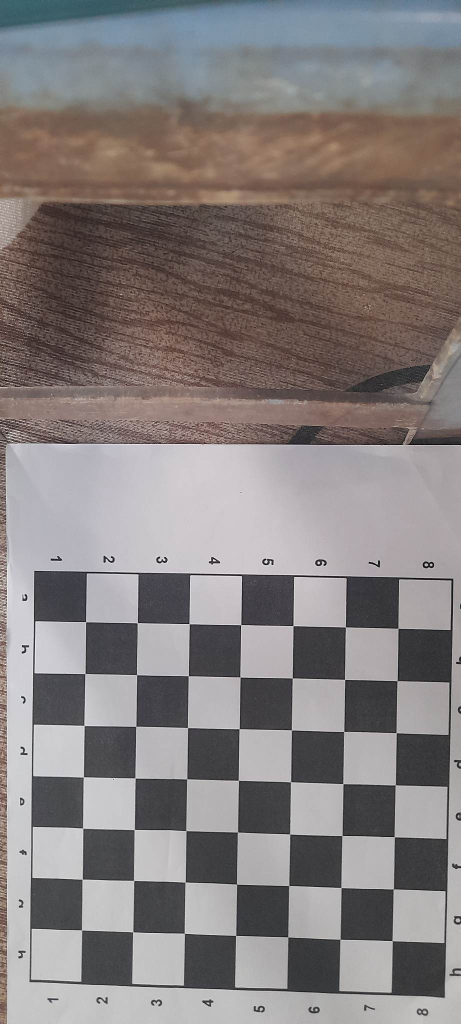
#> input picture calibration_images/317494888_372683161747548_8307408830864120204_n.jpg, 921 x 2048 px (shown at 1/2 size); its folder holds 4 pictures in this run
$ python initial_camera_calibration.py
#> lines starting #> are read from the running program, lines starting #| are printed output that depends on the picture; after the words box and inside, x2 and y2 are one past the last pixel; in counts of white or black regions, pixels touching at a corner belong together
#https://docs.opencv.org/3.3.0/dc/dbb/tutorial_py_calibration.html

import numpy as np
import cv2
import glob
import time

workingdir="calibration_images"
savedir="camera_data/"


criteria = (cv2.TERM_CRITERIA_EPS + cv2.TERM_CRITERIA_MAX_ITER, 30, 0.001)
objp = np.zeros((7*7,3), np.float32)

#add 2.4 to account for 2.4 cm per square in grid
objp[:,:2] = np.mgrid[0:7,0:7].T.reshape(-1,2)*2.4

# Arrays to store object points and image points from all the images.
objpoints = [] # 3d point in real world space
imgpoints = [] # 2d points in image plane.
images = glob.glob('calibration_images/*.jpg')

win_name="Verify"
cv2.namedWindow(win_name, cv2.WND_PROP_FULLSCREEN)
cv2.setWindowProperty(win_name,cv2.WND_PROP_FULLSCREEN,cv2.WINDOW_FULLSCREEN)

print("getting images")
for fname in images:
    img = cv2.imread(fname)
#> img is the input picture: shape (2048, 921, 3); mean B, G, R 125.7, 126.3, 132.7
    img = cv2.resize(img,dsize=(700,410))
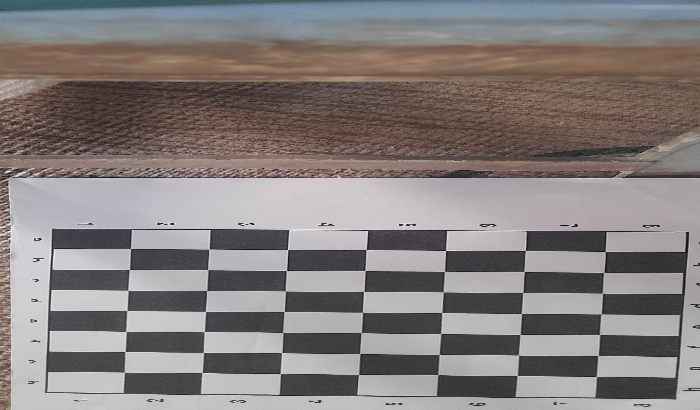
#> img: shape (410, 700, 3); mean B, G, R 125.6, 126.2, 132.6
    print(fname)
    gray = cv2.cvtColor(img, cv2.COLOR_BGR2GRAY)
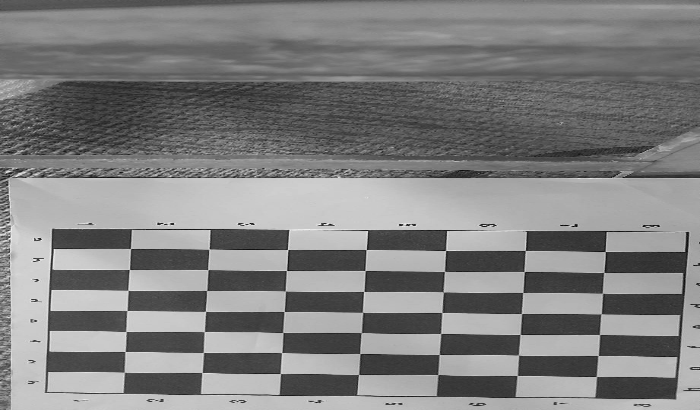
#> gray: shape (410, 700); min 5, max 248, mean 128


    # Find the chess board corners
    ret, corners = cv2.findChessboardCorners(gray, (7,7), None)
#> ret = True; corners = 49 rows, first 8: [130.5, 248.6], [208.9, 249.1], [287.7, 249.5], [366.2, 249.6], [445.6, 250.4], [525.3, 250.5], [605.2, 251.6], [129.5, 269.4]
    # If found, add object points, image points (after refining them)
    if ret == True:
        objpoints.append(objp)
        corners2=cv2.cornerSubPix(gray,corners, (11,11), (-1,-1), criteria)
#> corners2 = 49 rows, first 8: [130.5, 248.5], [209, 249.2], [287.6, 249.5], [366.2, 249.5], [445.6, 250.6], [525.3, 250.5], [605.3, 251.6], [129.4, 269.5]
        imgpoints.append(corners)
        # Draw and display the corners
        cv2.drawChessboardCorners(img, (7,7), corners2, ret)
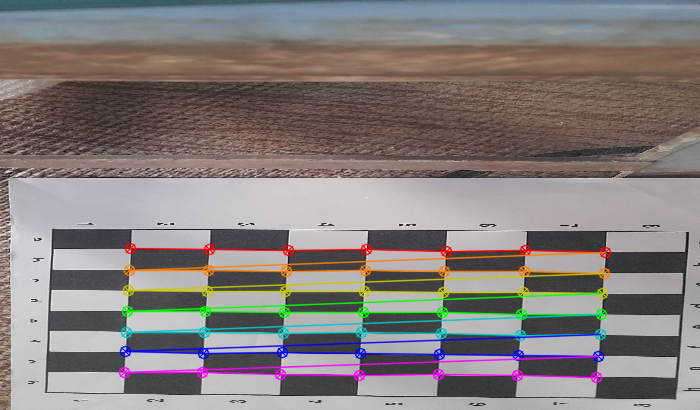
#> img: shape (410, 700, 3); 7.38% of pixels changed, all inside (x1, y1, x2, y2) = (118, 242, 612, 384)
        cv2.imshow(win_name, img)
        cv2.waitKey(1000)

    img1=img
#> pass 2 of the loop `for fname in images:`:
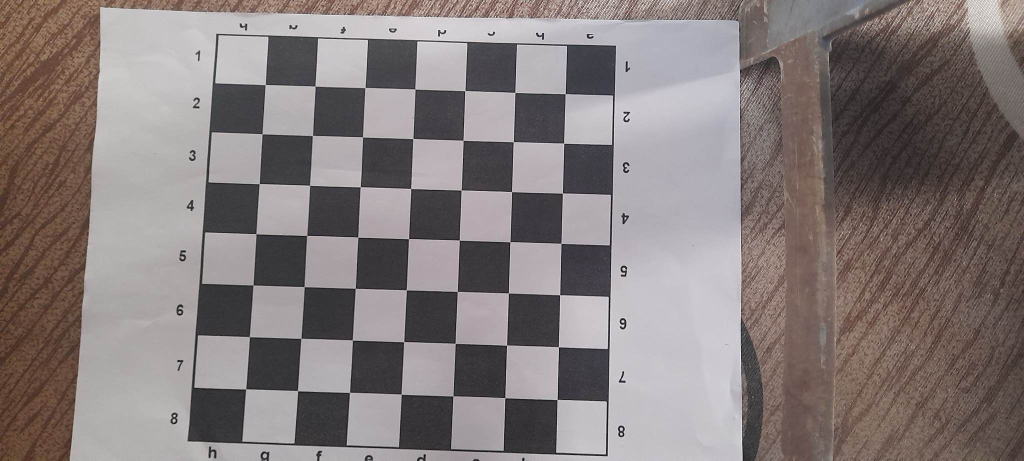
#> input picture calibration_images/318016734_1199596363965143_5792099677111720179_n.jpg, 2048 x 921 px (shown at 1/2 size)
#> img is the input picture: shape (921, 2048, 3); mean B, G, R 122.6, 123.4, 132.4
#> `gray = cv2.cvtColor(img, cv2.COLOR_BGR2GRAY)`:
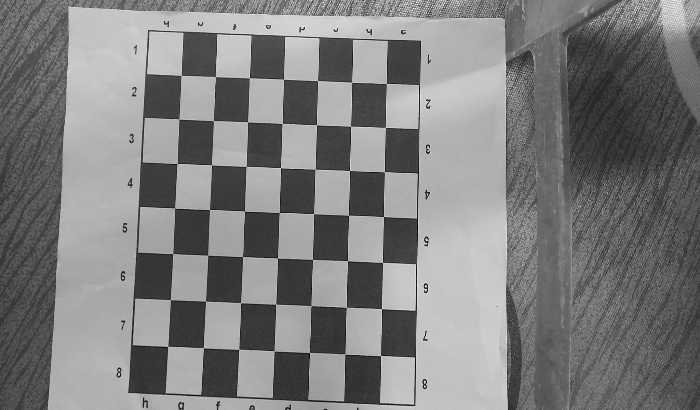
#> gray: shape (410, 700); min 2, max 250, mean 125.9
#> corners = 49 rows, first 8: [181.3, 75.37], [215.4, 76.6], [249.4, 77.7], [283.5, 79.27], [317.6, 80.6], [351.7, 82.32], [386.4, 83.39], [178.8, 119]
#> corners2 = 49 rows, first 8: [181.2, 75.45], [215.6, 76.62], [249.3, 77.71], [283.5, 79.22], [317.5, 80.57], [351.5, 82.25], [386.5, 83.5], [178.8, 118.9]
#> `cv2.drawChessboardCorners(img, (7,7), corners2, ret)`:
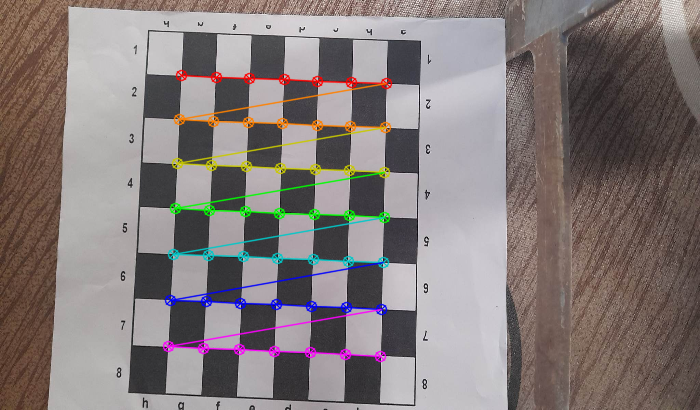
#> img: shape (410, 700, 3); mean B, G, R 122.2, 123.2, 132.5
#> pass 3 of the loop `for fname in images:`:
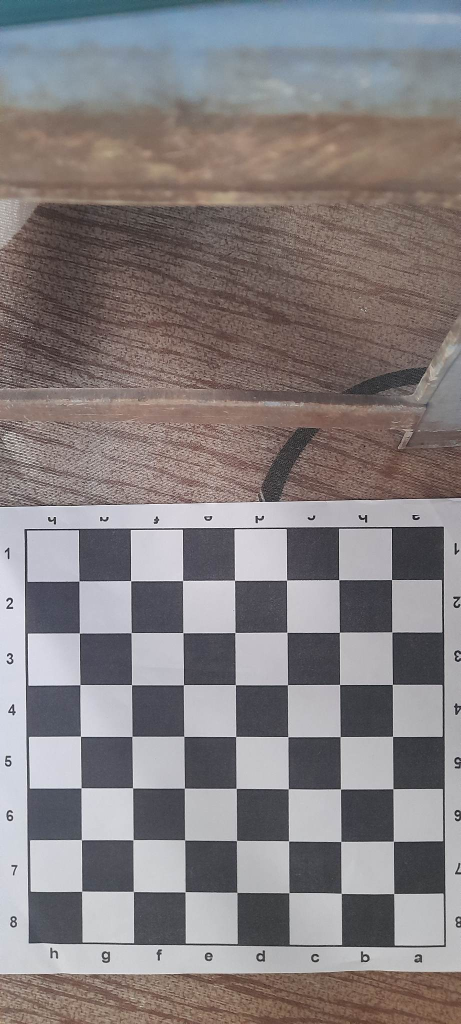
#> input picture calibration_images/318105239_683610386692391_1350470383663071615_n.jpg, 921 x 2048 px (shown at 1/2 size)
#> img is the input picture: shape (2048, 921, 3); mean B, G, R 128.1, 127.1, 133.2
#> `gray = cv2.cvtColor(img, cv2.COLOR_BGR2GRAY)`:
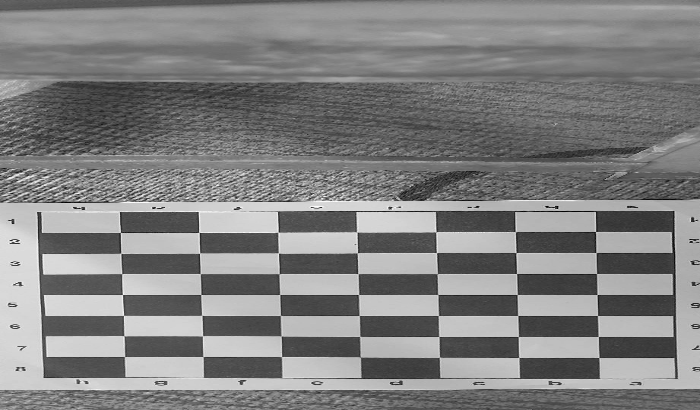
#> gray: shape (410, 700); min 2, max 253, mean 128.9
#> corners = 49 rows, first 8: [598.9, 357.5], [518.9, 357.5], [439.4, 357.1], [360.4, 357], [281.5, 356.7], [203, 356.6], [124.5, 356.6], [598.2, 336.5]
#> corners2 = 49 rows, first 8: [598.9, 357.5], [518.7, 357.6], [439.4, 357.4], [360.4, 356.9], [281.5, 356.5], [203, 356.5], [124.4, 356.5], [598.3, 336.5]
#> `cv2.drawChessboardCorners(img, (7,7), corners2, ret)`:
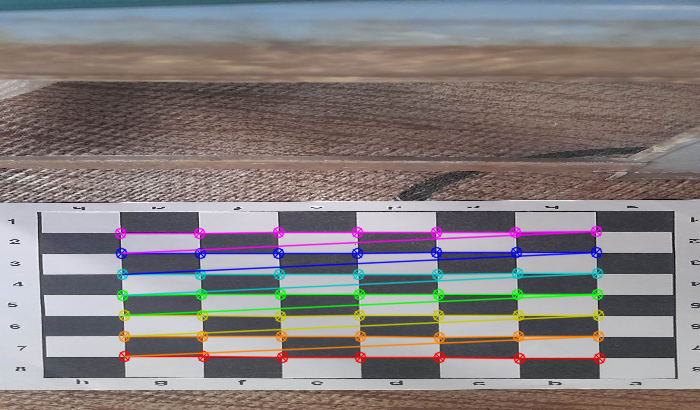
#> img: shape (410, 700, 3); mean B, G, R 126.8, 126.4, 133
#> the loop made 4 passes; the first 3 are shown

cv2.destroyAllWindows()

print(">==> Starting calibration")
ret, cam_mtx, dist, rvecs, tvecs = cv2.calibrateCamera(objpoints, imgpoints, gray.shape[::-1], None, None)

#print(ret)
print("Camera Matrix")
print(cam_mtx)
np.save(savedir+'cam_mtx.npy', cam_mtx)

print("Distortion Coeff")
print(dist)
np.save(savedir+'dist.npy', dist)

print("r vecs")
print(rvecs[2])

print("t Vecs")
print(tvecs[2])


print(">==> Calibration ended")


h,  w = img1.shape[:2]
#> h = 410; w = 700
print("Image Width, Height")
print(w, h)
#| 700 410
#if using Alpha 0, so we discard the black pixels from the distortion.  this helps make the entire region of interest is the full dimensions of the image (after undistort)
#if using Alpha 1, we retain the black pixels, and obtain the region of interest as the valid pixels for the matrix.
#i will use Apha 1, so that I don't have to run undistort.. and can just calculate my real world x,y
newcam_mtx, roi=cv2.getOptimalNewCameraMatrix(cam_mtx, dist, (w,h), 1, (w,h))

print("Region of Interest")
print(roi)
np.save(savedir+'roi.npy', roi)

print("New Camera Matrix")
np.save(savedir+'newcam_mtx.npy', newcam_mtx)
print(np.load(savedir+'newcam_mtx.npy'))

inverse = np.linalg.inv(newcam_mtx)
print("Inverse New Camera Matrix")
print(inverse)


mean_error = 0
cv2.undistortPoints
for i in range(len(objpoints)):
    imgpoints2, _ = cv2.projectPoints(objpoints[i], rvecs[i], tvecs[i], cam_mtx, dist)

    error = cv2.norm(imgpoints[i], imgpoints2, cv2.NORM_L2)/len(imgpoints2)
    mean_error += error
print( "total error: {}".format(mean_error/len(objpoints)) )
